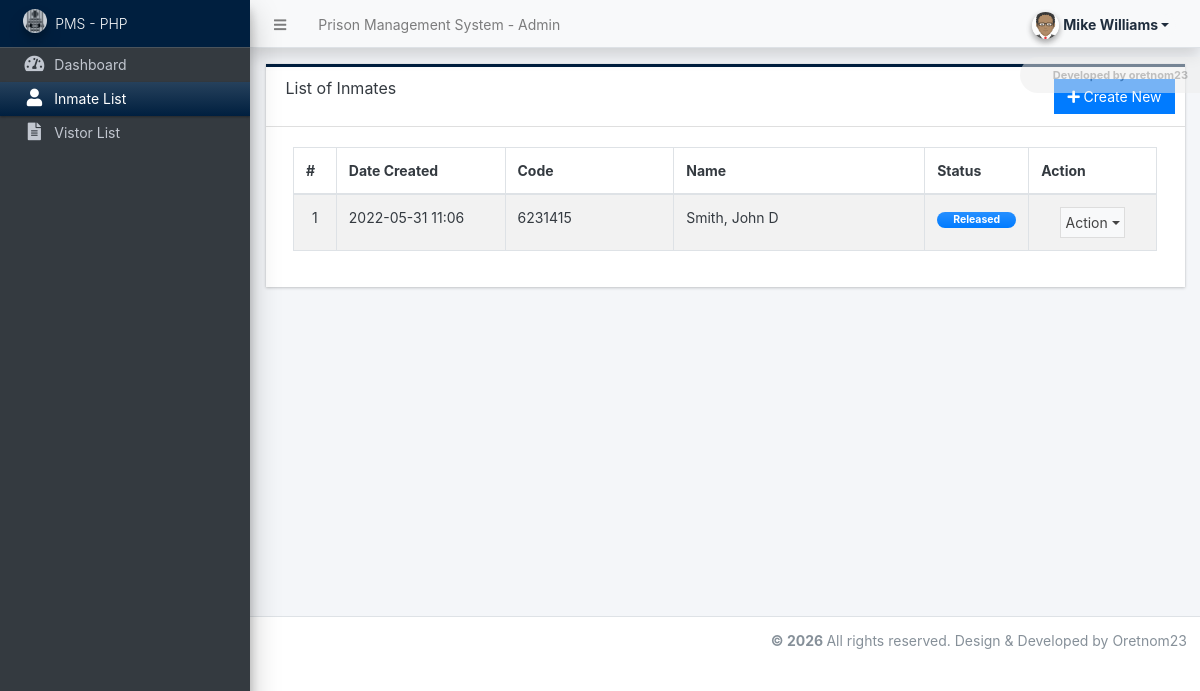
Screenshot of /admin/?page=inmates (signed in) with the database file from the repository.
### tables this page shows
CREATE TABLE `inmate_list` (
  `id` int(30) NOT NULL,
  `code` varchar(100) NOT NULL,
  `firstname` text NOT NULL,
  `middlename` text DEFAULT NULL,
  `lastname` text NOT NULL,
  `sex` varchar(100) NOT NULL,
  `dob` date NOT NULL,
  `address` text NOT NULL,
  `marital_status` varchar(250) NOT NULL,
  `eye_color` text NOT NULL,
  `complexion` text NOT NULL,
  `cell_id` int(11) NOT NULL,
  `sentence` text NOT NULL,
  `date_from` date NOT NULL,
  `date_to` date DEFAULT NULL,
  `emergency_name` text DEFAULT NULL,
  `emergency_contact` text DEFAULT NULL,
  `emergency_relation` text DEFAULT NULL,
  `image_path` text DEFAULT NULL,
  `status` tinyint(1) NOT NULL DEFAULT 1,
  `visiting_privilege` tinyint(1) NOT NULL DEFAULT 1,
  `date_created` datetime NOT NULL DEFAULT current_timestamp(),
  `date_updated` datetime NOT NULL DEFAULT current_timestamp() ON UPDATE current_timestamp()
);

### admin/inmates/index.php (the view, shortened to what this page needs)
<div class="card card-outline rounded-0 card-navy">
	<div class="card-header">
		<h3 class="card-title">List of Inmates</h3>
		<div class="card-tools">
			<a href="./?page=inmates/manage_inmate" id="create_new" class="btn btn-flat btn-primary"><span class="fas fa-plus"></span>  Create New</a>
		</div>
	</div>
	<div class="card-body">
        <div class="container-fluid">
			<table class="table table-hover table-striped table-bordered" id="list">
				<colgroup>
					<col width="5%">
					<col width="20%">
					<col width="20%">
					<col width="30%">
					<col width="10%">
					<col width="15%">
				</colgroup>
				<thead>
					<tr>
						<th>#</th>
						<th>Date Created</th>
						<th>Code</th>
						<th>Name</th>
						<th>Status</th>
						<th>Action</th>
					</tr>
				</thead>
				<tbody>
					<?php
					$i = 1;
						$qry = $conn->query("SELECT *,concat(lastname,', ', firstname, coalesce(concat(' ', middlename), '')) as `name` from `inmate_list` order by `name` asc ");
						while($row = $qry->fetch_assoc()):
					?>
						<tr>
							<td class="text-center"><?php echo $i++; ?></td>
							<td><?php echo date("Y-m-d H:i",strtotime($row['date_created'])) ?></td>
							<td class=""><?= $row['code'] ?></td>
							<td class=""><?= $row['name'] ?></td>
							<td class="text-center">
                            <?php if(isset($row['date_to']) && !empty($row['date_to']) && strtotime($row['date_to']) <= strtotime(date('Y-m-d'))): ?>
                                    <span class="badge badge-primary bg-gradient-primary px-3 rounded-pill">Released</span>
                             <?php endif; ?>
                            </td>
							<td class="text-center">
								 <button type="button" class="btn btn-flat p-1 btn-default btn-sm dropdown-toggle dropdown-icon" data-toggle="dropdown">
				                  		Action
				                  </button>
							</td>
						</tr>
					<?php endwhile; ?>
				</tbody>
			</table>
		</div>
	</div>
</div>

### rows the page displays
inmate_list: date_created "2022-05-31 11:06", code "6231415", name "Smith, John D", date_to "Released"

### other values shown
$_settings->info('name') "Prison Management System"
$_settings->userdata('firstname').' '.$_settings->userdata('lastname') "Mike Williams"
$_settings->info('short_name') "PMS - PHP"
